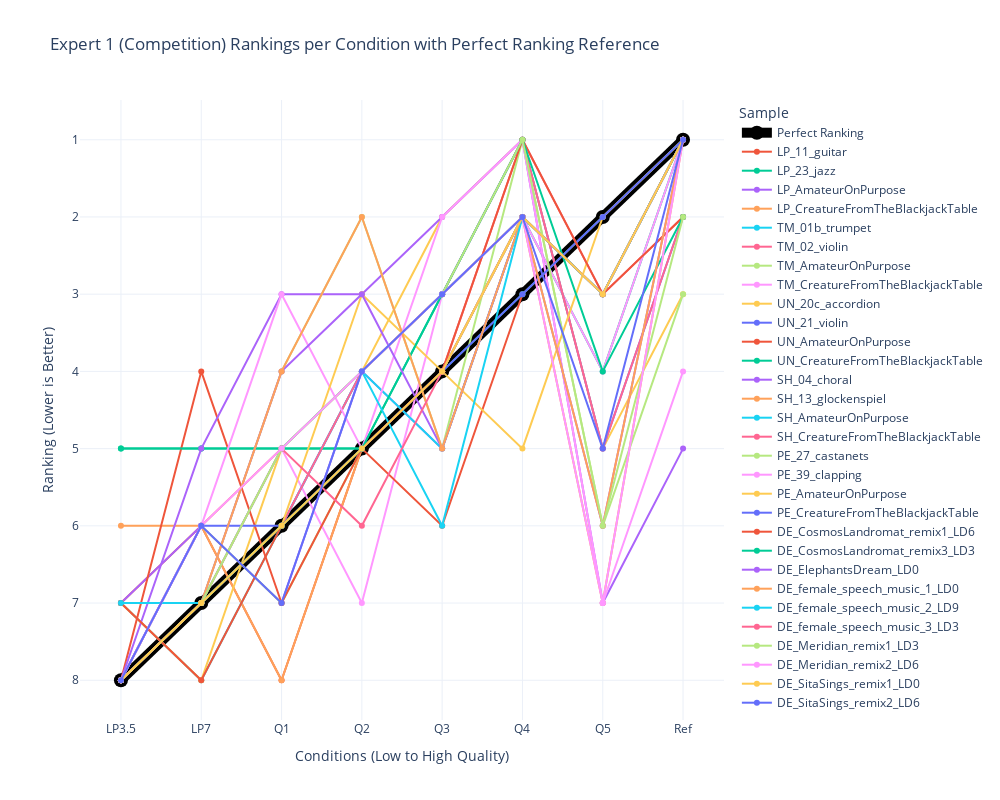

Notebook code for this chart:
### Code cell
# Spaghetti plot for Expert 1 rankings

# Reshape rankings data for Plotly
expert1_rankings_df = pd.DataFrame(reversed_expert1_rankings, columns=conditions)
expert1_rankings_df['Sample'] = items

# Melt dataframe for better visualization
expert1_rankings_df_melted = expert1_rankings_df.melt(id_vars=['Sample'], var_name='Condition', value_name='Ranking')

expert1_rankings_df_melted = pd.concat([perfect_df, expert1_rankings_df_melted])

# Create plot
fig = px.line(expert1_rankings_df_melted, x='Condition', y='Ranking', color='Sample', markers=True,
              title="Expert 1 (Competition) Rankings per Condition with Perfect Ranking Reference",
              labels={"Ranking": "Ranking (Lower is Better)", "Condition": "Conditions (Low to High Quality)"},
              template="plotly_white")

# Adjust figure dimensions
fig.update_layout(width=1000, height=800)

# Invert y-axis (lower ranks at top)
fig.update_yaxes(autorange="reversed")

# Modify the "Perfect Ranking" line to be more visible
fig.update_traces(
    selector=dict(name="Perfect Ranking"),
    line=dict(width=10, color='black'),
    marker=dict(size=14, color='black')
)


# Show figure
fig.show()

### Figure 1 — Plotly figure (JSON) as saved in the notebook; plotly's stock layout.template omitted (floating-point values rounded to 4 significant figures)
{"data": [{"hovertemplate": "Sample=Perfect Ranking<br>Conditions (Low to High Quality)=%{x}<br>Ranking (Lower is Better)=%{y}<extra></extra>", "legendgroup": "Perfect Ranking", "line": {"color": "black", "dash": "solid", "width": 10}, "marker": {"color": "black", "size": 14, "symbol": "circle"}, "mode": "lines+markers", "name": "Perfect Ranking", "orientation": "v", "showlegend": true, "type": "scatter", "x": ["LP3.5", "LP7", "Q1", "Q2", "Q3", "Q4", "Q5", "Ref"], "xaxis": "x", "y": [8, 7, 6, 5, 4, 3, 2, 1], "yaxis": "y"}, {"hovertemplate": "Sample=LP_11_guitar<br>Conditions (Low to High Quality)=%{x}<br>Ranking (Lower is Better)=%{y}<extra></extra>", "legendgroup": "LP_11_guitar", "line": {"color": "#EF553B", "dash": "solid"}, "marker": {"symbol": "circle"}, "mode": "lines+markers", "name": "LP_11_guitar", "orientation": "v", "showlegend": true, "type": "scatter", "x": ["LP3.5", "LP7", "Q1", "Q2", "Q3", "Q4", "Q5", "Ref"], "xaxis": "x", "y": [7, 6, 8, 5, 4, 2, 3, 1], "yaxis": "y"}, {"hovertemplate": "Sample=LP_23_jazz<br>Conditions (Low to High Quality)=%{x}<br>Ranking (Lower is Better)=%{y}<extra></extra>", "legendgroup": "LP_23_jazz", "line": {"color": "#00cc96", "dash": "solid"}, "marker": {"symbol": "circle"}, "mode": "lines+markers", "name": "LP_23_jazz", "orientation": "v", "showlegend": true, "type": "scatter", "x": ["LP3.5", "LP7", "Q1", "Q2", "Q3", "Q4", "Q5", "Ref"], "xaxis": "x", "y": [5, 5, 5, 5, 3, 2, 4, 1], "yaxis": "y"}, {"hovertemplate": "Sample=LP_AmateurOnPurpose<br>Conditions (Low to High Quality)=%{x}<br>Ranking (Lower is Better)=%{y}<extra></extra>", "legendgroup": "LP_AmateurOnPurpose", "line": {"color": "#ab63fa", "dash": "solid"}, "marker": {"symbol": "circle"}, "mode": "lines+markers", "name": "LP_AmateurOnPurpose", "orientation": "v", "showlegend": true, "type": "scatter", "x": ["LP3.5", "LP7", "Q1", "Q2", "Q3", "Q4", "Q5", "Ref"], "xaxis": "x", "y": [7, 6, 7, 4, 5, 2, 3, 1], "yaxis": "y"}, {"hovertemplate": "Sample=LP_CreatureFromTheBlackjackTable<br>Conditions (Low to High Quality)=%{x}<br>Ranking (Lower is Better)=%{y}<extra></extra>", "legendgroup": "LP_CreatureFromTheBlackjackTable", "line": {"color": "#FFA15A", "dash": "solid"}, "marker": {"symbol": "circle"}, "mode": "lines+markers", "name": "LP_CreatureFromTheBlackjackTable", "orientation": "v", "showlegend": true, "type": "scatter", "x": ["LP3.5", "LP7", "Q1", "Q2", "Q3", "Q4", "Q5", "Ref"], "xaxis": "x", "y": [6, 6, 8, 5, 4, 2, 3, 1], "yaxis": "y"}, {"hovertemplate": "Sample=TM_01b_trumpet<br>Conditions (Low to High Quality)=%{x}<br>Ranking (Lower is Better)=%{y}<extra></extra>", "legendgroup": "TM_01b_trumpet", "line": {"color": "#19d3f3", "dash": "solid"}, "marker": {"symbol": "circle"}, "mode": "lines+markers", "name": "TM_01b_trumpet", "orientation": "v", "showlegend": true, "type": "scatter", "x": ["LP3.5", "LP7", "Q1", "Q2", "Q3", "Q4", "Q5", "Ref"], "xaxis": "x", "y": [7, 8, 6, 5, 4, 2, 3, 1], "yaxis": "y"}, {"hovertemplate": "Sample=TM_02_violin<br>Conditions (Low to High Quality)=%{x}<br>Ranking (Lower is Better)=%{y}<extra></extra>", "legendgroup": "TM_02_violin", "line": {"color": "#FF6692", "dash": "solid"}, "marker": {"symbol": "circle"}, "mode": "lines+markers", "name": "TM_02_violin", "orientation": "v", "showlegend": true, "type": "scatter", "x": ["LP3.5", "LP7", "Q1", "Q2", "Q3", "Q4", "Q5", "Ref"], "xaxis": "x", "y": [8, 7, 6, 5, 4, 1, 3, 2], "yaxis": "y"}, {"hovertemplate": "Sample=TM_AmateurOnPurpose<br>Conditions (Low to High Quality)=%{x}<br>Ranking (Lower is Better)=%{y}<extra></extra>", "legendgroup": "TM_AmateurOnPurpose", "line": {"color": "#B6E880", "dash": "solid"}, "marker": {"symbol": "circle"}, "mode": "lines+markers", "name": "TM_AmateurOnPurpose", "orientation": "v", "showlegend": true, "type": "scatter", "x": ["LP3.5", "LP7", "Q1", "Q2", "Q3", "Q4", "Q5", "Ref"], "xaxis": "x", "y": [8, 6, 7, 5, 4, 2, 3, 1], "yaxis": "y"}, {"hovertemplate": "Sample=TM_CreatureFromTheBlackjackTable<br>Conditions (Low to High Quality)=%{x}<br>Ranking (Lower is Better)=%{y}<extra></extra>", "legendgroup": "TM_CreatureFromTheBlackjackTable", "line": {"color": "#FF97FF", "dash": "solid"}, "marker": {"symbol": "circle"}, "mode": "lines+markers", "name": "TM_CreatureFromTheBlackjackTable", "orientation": "v", "showlegend": true, "type": "scatter", "x": ["LP3.5", "LP7", "Q1", "Q2", "Q3", "Q4", "Q5", "Ref"], "xaxis": "x", "y": [8, 6, 5, 7, 3, 2, 4, 1], "yaxis": "y"}, {"hovertemplate": "Sample=UN_20c_accordion<br>Conditions (Low to High Quality)=%{x}<br>Ranking (Lower is Better)=%{y}<extra></extra>", "legendgroup": "UN_20c_accordion", "line": {"color": "#FECB52", "dash": "solid"}, "marker": {"symbol": "circle"}, "mode": "lines+markers", "name": "UN_20c_accordion", "orientation": "v", "showlegend": true, "type": "scatter", "x": ["LP3.5", "LP7", "Q1", "Q2", "Q3", "Q4", "Q5", "Ref"], "xaxis": "x", "y": [7, 8, 5, 4, 2, 1, 5, 3], "yaxis": "y"}, {"hovertemplate": "Sample=UN_21_violin<br>Conditions (Low to High Quality)=%{x}<br>Ranking (Lower is Better)=%{y}<extra></extra>", "legendgroup": "UN_21_violin", "line": {"color": "#636efa", "dash": "solid"}, "marker": {"symbol": "circle"}, "mode": "lines+markers", "name": "UN_21_violin", "orientation": "v", "showlegend": true, "type": "scatter", "x": ["LP3.5", "LP7", "Q1", "Q2", "Q3", "Q4", "Q5", "Ref"], "xaxis": "x", "y": [7, 7, 6, 4, 3, 1, 5, 2], "yaxis": "y"}, {"hovertemplate": "Sample=UN_AmateurOnPurpose<br>Conditions (Low to High Quality)=%{x}<br>Ranking (Lower is Better)=%{y}<extra></extra>", "legendgroup": "UN_AmateurOnPurpose", "line": {"color": "#EF553B", "dash": "solid"}, "marker": {"symbol": "circle"}, "mode": "lines+markers", "name": "UN_AmateurOnPurpose", "orientation": "v", "showlegend": true, "type": "scatter", "x": ["LP3.5", "LP7", "Q1", "Q2", "Q3", "Q4", "Q5", "Ref"], "xaxis": "x", "y": [8, 4, 7, 5, 6, 3, 2, 1], "yaxis": "y"}, {"hovertemplate": "Sample=UN_CreatureFromTheBlackjackTable<br>Conditions (Low to High Quality)=%{x}<br>Ranking (Lower is Better)=%{y}<extra></extra>", "legendgroup": "UN_CreatureFromTheBlackjackTable", "line": {"color": "#00cc96", "dash": "solid"}, "marker": {"symbol": "circle"}, "mode": "lines+markers", "name": "UN_CreatureFromTheBlackjackTable", "orientation": "v", "showlegend": true, "type": "scatter", "x": ["LP3.5", "LP7", "Q1", "Q2", "Q3", "Q4", "Q5", "Ref"], "xaxis": "x", "y": [5, 5, 5, 5, 4, 3, 2, 1], "yaxis": "y"}, {"hovertemplate": "Sample=SH_04_choral<br>Conditions (Low to High Quality)=%{x}<br>Ranking (Lower is Better)=%{y}<extra></extra>", "legendgroup": "SH_04_choral", "line": {"color": "#ab63fa", "dash": "solid"}, "marker": {"symbol": "circle"}, "mode": "lines+markers", "name": "SH_04_choral", "orientation": "v", "showlegend": true, "type": "scatter", "x": ["LP3.5", "LP7", "Q1", "Q2", "Q3", "Q4", "Q5", "Ref"], "xaxis": "x", "y": [8, 5, 3, 3, 2, 1, 7, 5], "yaxis": "y"}, {"hovertemplate": "Sample=SH_13_glockenspiel<br>Conditions (Low to High Quality)=%{x}<br>Ranking (Lower is Better)=%{y}<extra></extra>", "legendgroup": "SH_13_glockenspiel", "line": {"color": "#FFA15A", "dash": "solid"}, "marker": {"symbol": "circle"}, "mode": "lines+markers", "name": "SH_13_glockenspiel", "orientation": "v", "showlegend": true, "type": "scatter", "x": ["LP3.5", "LP7", "Q1", "Q2", "Q3", "Q4", "Q5", "Ref"], "xaxis": "x", "y": [8, 6, 5, 4, 3, 2, 7, 1], "yaxis": "y"}, {"hovertemplate": "Sample=SH_AmateurOnPurpose<br>Conditions (Low to High Quality)=%{x}<br>Ranking (Lower is Better)=%{y}<extra></extra>", "legendgroup": "SH_AmateurOnPurpose", "line": {"color": "#19d3f3", "dash": "solid"}, "marker": {"symbol": "circle"}, "mode": "lines+markers", "name": "SH_AmateurOnPurpose", "orientation": "v", "showlegend": true, "type": "scatter", "x": ["LP3.5", "LP7", "Q1", "Q2", "Q3", "Q4", "Q5", "Ref"], "xaxis": "x", "y": [8, 7, 6, 4, 5, 2, 3, 1], "yaxis": "y"}, {"hovertemplate": "Sample=SH_CreatureFromTheBlackjackTable<br>Conditions (Low to High Quality)=%{x}<br>Ranking (Lower is Better)=%{y}<extra></extra>", "legendgroup": "SH_CreatureFromTheBlackjackTable", "line": {"color": "#FF6692", "dash": "solid"}, "marker": {"symbol": "circle"}, "mode": "lines+markers", "name": "SH_CreatureFromTheBlackjackTable", "orientation": "v", "showlegend": true, "type": "scatter", "x": ["LP3.5", "LP7", "Q1", "Q2", "Q3", "Q4", "Q5", "Ref"], "xaxis": "x", "y": [8, 7, 6, 4, 3, 1, 5, 2], "yaxis": "y"}, {"hovertemplate": "Sample=PE_27_castanets<br>Conditions (Low to High Quality)=%{x}<br>Ranking (Lower is Better)=%{y}<extra></extra>", "legendgroup": "PE_27_castanets", "line": {"color": "#B6E880", "dash": "solid"}, "marker": {"symbol": "circle"}, "mode": "lines+markers", "name": "PE_27_castanets", "orientation": "v", "showlegend": true, "type": "scatter", "x": ["LP3.5", "LP7", "Q1", "Q2", "Q3", "Q4", "Q5", "Ref"], "xaxis": "x", "y": [8, 7, 4, 2, 5, 1, 6, 3], "yaxis": "y"}, {"hovertemplate": "Sample=PE_39_clapping<br>Conditions (Low to High Quality)=%{x}<br>Ranking (Lower is Better)=%{y}<extra></extra>", "legendgroup": "PE_39_clapping", "line": {"color": "#FF97FF", "dash": "solid"}, "marker": {"symbol": "circle"}, "mode": "lines+markers", "name": "PE_39_clapping", "orientation": "v", "showlegend": true, "type": "scatter", "x": ["LP3.5", "LP7", "Q1", "Q2", "Q3", "Q4", "Q5", "Ref"], "xaxis": "x", "y": [8, 6, 3, 5, 2, 1, 7, 4], "yaxis": "y"}, {"hovertemplate": "Sample=PE_AmateurOnPurpose<br>Conditions (Low to High Quality)=%{x}<br>Ranking (Lower is Better)=%{y}<extra></extra>", "legendgroup": "PE_AmateurOnPurpose", "line": {"color": "#FECB52", "dash": "solid"}, "marker": {"symbol": "circle"}, "mode": "lines+markers", "name": "PE_AmateurOnPurpose", "orientation": "v", "showlegend": true, "type": "scatter", "x": ["LP3.5", "LP7", "Q1", "Q2", "Q3", "Q4", "Q5", "Ref"], "xaxis": "x", "y": [7, 7, 6, 3, 4, 5, 2, 1], "yaxis": "y"}, {"hovertemplate": "Sample=PE_CreatureFromTheBlackjackTable<br>Conditions (Low to High Quality)=%{x}<br>Ranking (Lower is Better)=%{y}<extra></extra>", "legendgroup": "PE_CreatureFromTheBlackjackTable", "line": {"color": "#636efa", "dash": "solid"}, "marker": {"symbol": "circle"}, "mode": "lines+markers", "name": "PE_CreatureFromTheBlackjackTable", "orientation": "v", "showlegend": true, "type": "scatter", "x": ["LP3.5", "LP7", "Q1", "Q2", "Q3", "Q4", "Q5", "Ref"], "xaxis": "x", "y": [8, 6, 6, 5, 4, 3, 2, 1], "yaxis": "y"}, {"hovertemplate": "Sample=DE_CosmosLandromat_remix1_LD6<br>Conditions (Low to High Quality)=%{x}<br>Ranking (Lower is Better)=%{y}<extra></extra>", "legendgroup": "DE_CosmosLandromat_remix1_LD6", "line": {"color": "#EF553B", "dash": "solid"}, "marker": {"symbol": "circle"}, "mode": "lines+markers", "name": "DE_CosmosLandromat_remix1_LD6", "orientation": "v", "showlegend": true, "type": "scatter", "x": ["LP3.5", "LP7", "Q1", "Q2", "Q3", "Q4", "Q5", "Ref"], "xaxis": "x", "y": [7, 8, 6, 5, 4, 1, 3, 2], "yaxis": "y"}, {"hovertemplate": "Sample=DE_CosmosLandromat_remix3_LD3<br>Conditions (Low to High Quality)=%{x}<br>Ranking (Lower is Better)=%{y}<extra></extra>", "legendgroup": "DE_CosmosLandromat_remix3_LD3", "line": {"color": "#00cc96", "dash": "solid"}, "marker": {"symbol": "circle"}, "mode": "lines+markers", "name": "DE_CosmosLandromat_remix3_LD3", "orientation": "v", "showlegend": true, "type": "scatter", "x": ["LP3.5", "LP7", "Q1", "Q2", "Q3", "Q4", "Q5", "Ref"], "xaxis": "x", "y": [8, 7, 6, 5, 3, 1, 4, 2], "yaxis": "y"}, {"hovertemplate": "Sample=DE_ElephantsDream_LD0<br>Conditions (Low to High Quality)=%{x}<br>Ranking (Lower is Better)=%{y}<extra></extra>", "legendgroup": "DE_ElephantsDream_LD0", "line": {"color": "#ab63fa", "dash": "solid"}, "marker": {"symbol": "circle"}, "mode": "lines+markers", "name": "DE_ElephantsDream_LD0", "orientation": "v", "showlegend": true, "type": "scatter", "x": ["LP3.5", "LP7", "Q1", "Q2", "Q3", "Q4", "Q5", "Ref"], "xaxis": "x", "y": [8, 7, 4, 3, 5, 2, 6, 1], "yaxis": "y"}, {"hovertemplate": "Sample=DE_female_speech_music_1_LD0<br>Conditions (Low to High Quality)=%{x}<br>Ranking (Lower is Better)=%{y}<extra></extra>", "legendgroup": "DE_female_speech_music_1_LD0", "line": {"color": "#FFA15A", "dash": "solid"}, "marker": {"symbol": "circle"}, "mode": "lines+markers", "name": "DE_female_speech_music_1_LD0", "orientation": "v", "showlegend": true, "type": "scatter", "x": ["LP3.5", "LP7", "Q1", "Q2", "Q3", "Q4", "Q5", "Ref"], "xaxis": "x", "y": [8, 7, 4, 2, 5, 2, 6, 1], "yaxis": "y"}, {"hovertemplate": "Sample=DE_female_speech_music_2_LD9<br>Conditions (Low to High Quality)=%{x}<br>Ranking (Lower is Better)=%{y}<extra></extra>", "legendgroup": "DE_female_speech_music_2_LD9", "line": {"color": "#19d3f3", "dash": "solid"}, "marker": {"symbol": "circle"}, "mode": "lines+markers", "name": "DE_female_speech_music_2_LD9", "orientation": "v", "showlegend": true, "type": "scatter", "x": ["LP3.5", "LP7", "Q1", "Q2", "Q3", "Q4", "Q5", "Ref"], "xaxis": "x", "y": [7, 7, 5, 4, 6, 2, 3, 1], "yaxis": "y"}, {"hovertemplate": "Sample=DE_female_speech_music_3_LD3<br>Conditions (Low to High Quality)=%{x}<br>Ranking (Lower is Better)=%{y}<extra></extra>", "legendgroup": "DE_female_speech_music_3_LD3", "line": {"color": "#FF6692", "dash": "solid"}, "marker": {"symbol": "circle"}, "mode": "lines+markers", "name": "DE_female_speech_music_3_LD3", "orientation": "v", "showlegend": true, "type": "scatter", "x": ["LP3.5", "LP7", "Q1", "Q2", "Q3", "Q4", "Q5", "Ref"], "xaxis": "x", "y": [8, 7, 5, 6, 4, 2, 3, 1], "yaxis": "y"}, {"hovertemplate": "Sample=DE_Meridian_remix1_LD3<br>Conditions (Low to High Quality)=%{x}<br>Ranking (Lower is Better)=%{y}<extra></extra>", "legendgroup": "DE_Meridian_remix1_LD3", "line": {"color": "#B6E880", "dash": "solid"}, "marker": {"symbol": "circle"}, "mode": "lines+markers", "name": "DE_Meridian_remix1_LD3", "orientation": "v", "showlegend": true, "type": "scatter", "x": ["LP3.5", "LP7", "Q1", "Q2", "Q3", "Q4", "Q5", "Ref"], "xaxis": "x", "y": [8, 7, 5, 4, 3, 1, 6, 2], "yaxis": "y"}, {"hovertemplate": "Sample=DE_Meridian_remix2_LD6<br>Conditions (Low to High Quality)=%{x}<br>Ranking (Lower is Better)=%{y}<extra></extra>", "legendgroup": "DE_Meridian_remix2_LD6", "line": {"color": "#FF97FF", "dash": "solid"}, "marker": {"symbol": "circle"}, "mode": "lines+markers", "name": "DE_Meridian_remix2_LD6", "orientation": "v", "showlegend": true, "type": "scatter", "x": ["LP3.5", "LP7", "Q1", "Q2", "Q3", "Q4", "Q5", "Ref"], "xaxis": "x", "y": [8, 6, 5, 4, 3, 2, 7, 1], "yaxis": "y"}, {"hovertemplate": "Sample=DE_SitaSings_remix1_LD0<br>Conditions (Low to High Quality)=%{x}<br>Ranking (Lower is Better)=%{y}<extra></extra>", "legendgroup": "DE_SitaSings_remix1_LD0", "line": {"color": "#FECB52", "dash": "solid"}, "marker": {"symbol": "circle"}, "mode": "lines+markers", "name": "DE_SitaSings_remix1_LD0", "orientation": "v", "showlegend": true, "type": "scatter", "x": ["LP3.5", "LP7", "Q1", "Q2", "Q3", "Q4", "Q5", "Ref"], "xaxis": "x", "y": [8, 7, 6, 5, 4, 2, 3, 1], "yaxis": "y"}, {"hovertemplate": "Sample=DE_SitaSings_remix2_LD6<br>Conditions (Low to High Quality)=%{x}<br>Ranking (Lower is Better)=%{y}<extra></extra>", "legendgroup": "DE_SitaSings_remix2_LD6", "line": {"color": "#636efa", "dash": "solid"}, "marker": {"symbol": "circle"}, "mode": "lines+markers", "name": "DE_SitaSings_remix2_LD6", "orientation": "v", "showlegend": true, "type": "scatter", "x": ["LP3.5", "LP7", "Q1", "Q2", "Q3", "Q4", "Q5", "Ref"], "xaxis": "x", "y": [8, 6, 7, 4, 3, 2, 5, 1], "yaxis": "y"}], "layout": {"height": 800, "legend": {"title": {"text": "Sample"}, "tracegroupgap": 0}, "title": {"text": "Expert 1 (Competition) Rankings per Condition with Perfect Ranking Reference"}, "width": 1000, "xaxis": {"anchor": "y", "domain": [0, 1], "title": {"text": "Conditions (Low to High Quality)"}}, "yaxis": {"anchor": "x", "autorange": "reversed", "domain": [0, 1], "title": {"text": "Ranking (Lower is Better)"}}}}
